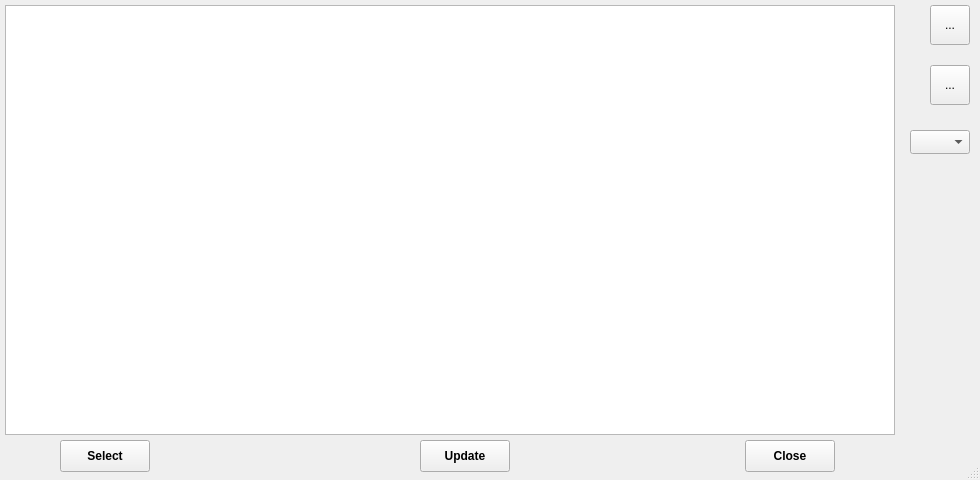
<?xml version="1.0" encoding="UTF-8"?>
<ui version="4.0">
 <class>SymbolListDialog</class>
 <widget class="QDialog" name="SymbolListDialog">
  <property name="windowModality">
   <enum>Qt::ApplicationModal</enum>
  </property>
  <property name="geometry">
   <rect>
    <x>0</x>
    <y>0</y>
    <width>980</width>
    <height>480</height>
   </rect>
  </property>
  <property name="sizePolicy">
   <sizepolicy hsizetype="Preferred" vsizetype="Preferred">
    <horstretch>0</horstretch>
    <verstretch>0</verstretch>
   </sizepolicy>
  </property>
  <property name="minimumSize">
   <size>
    <width>980</width>
    <height>480</height>
   </size>
  </property>
  <property name="maximumSize">
   <size>
    <width>980</width>
    <height>480</height>
   </size>
  </property>
  <property name="baseSize">
   <size>
    <width>980</width>
    <height>480</height>
   </size>
  </property>
  <property name="windowTitle">
   <string notr="true"/>
  </property>
  <property name="windowIcon">
   <iconset resource="../resources/ChartGeany.qrc">
    <normaloff>:/png/images/icons/PNG/Internet_Download.png</normaloff>:/png/images/icons/PNG/Internet_Download.png</iconset>
  </property>
  <property name="autoFillBackground">
   <bool>false</bool>
  </property>
  <property name="sizeGripEnabled">
   <bool>true</bool>
  </property>
  <property name="modal">
   <bool>true</bool>
  </property>
  <widget class="QTableWidget" name="tableWidget">
   <property name="geometry">
    <rect>
     <x>5</x>
     <y>5</y>
     <width>890</width>
     <height>430</height>
    </rect>
   </property>
   <property name="font">
    <font>
     <pointsize>9</pointsize>
     <weight>75</weight>
     <bold>true</bold>
    </font>
   </property>
   <property name="focusPolicy">
    <enum>Qt::ClickFocus</enum>
   </property>
   <property name="editTriggers">
    <set>QAbstractItemView::NoEditTriggers</set>
   </property>
   <property name="tabKeyNavigation">
    <bool>false</bool>
   </property>
   <property name="showDropIndicator" stdset="0">
    <bool>false</bool>
   </property>
   <property name="dragDropOverwriteMode">
    <bool>false</bool>
   </property>
   <property name="selectionBehavior">
    <enum>QAbstractItemView::SelectRows</enum>
   </property>
   <property name="sortingEnabled">
    <bool>true</bool>
   </property>
   <attribute name="verticalHeaderVisible">
    <bool>true</bool>
   </attribute>
   <attribute name="verticalHeaderHighlightSections">
    <bool>false</bool>
   </attribute>
  </widget>
  <widget class="QPushButton" name="closeButton">
   <property name="geometry">
    <rect>
     <x>745</x>
     <y>440</y>
     <width>90</width>
     <height>32</height>
    </rect>
   </property>
   <property name="font">
    <font>
     <pointsize>9</pointsize>
     <weight>75</weight>
     <bold>true</bold>
    </font>
   </property>
   <property name="focusPolicy">
    <enum>Qt::NoFocus</enum>
   </property>
   <property name="text">
    <string>Close</string>
   </property>
   <property name="autoDefault">
    <bool>false</bool>
   </property>
  </widget>
  <widget class="QToolButton" name="downToolButton">
   <property name="geometry">
    <rect>
     <x>930</x>
     <y>65</y>
     <width>40</width>
     <height>40</height>
    </rect>
   </property>
   <property name="focusPolicy">
    <enum>Qt::NoFocus</enum>
   </property>
   <property name="toolTip">
    <string>Scroll Down</string>
   </property>
   <property name="text">
    <string>...</string>
   </property>
   <property name="icon">
    <iconset resource="../resources/ChartGeany.qrc">
     <normaloff>:/png/images/icons/PNG/Button_Down.png</normaloff>:/png/images/icons/PNG/Button_Down.png</iconset>
   </property>
   <property name="iconSize">
    <size>
     <width>32</width>
     <height>32</height>
    </size>
   </property>
  </widget>
  <widget class="QToolButton" name="upToolButton">
   <property name="geometry">
    <rect>
     <x>930</x>
     <y>5</y>
     <width>40</width>
     <height>40</height>
    </rect>
   </property>
   <property name="focusPolicy">
    <enum>Qt::NoFocus</enum>
   </property>
   <property name="toolTip">
    <string>Scroll Up</string>
   </property>
   <property name="text">
    <string>...</string>
   </property>
   <property name="icon">
    <iconset resource="../resources/ChartGeany.qrc">
     <normaloff>:/png/images/icons/PNG/Button_Up.png</normaloff>:/png/images/icons/PNG/Button_Up.png</iconset>
   </property>
   <property name="iconSize">
    <size>
     <width>32</width>
     <height>32</height>
    </size>
   </property>
  </widget>
  <widget class="QPushButton" name="updateButton">
   <property name="geometry">
    <rect>
     <x>420</x>
     <y>440</y>
     <width>90</width>
     <height>32</height>
    </rect>
   </property>
   <property name="font">
    <font>
     <pointsize>9</pointsize>
     <weight>75</weight>
     <bold>true</bold>
    </font>
   </property>
   <property name="focusPolicy">
    <enum>Qt::NoFocus</enum>
   </property>
   <property name="text">
    <string>Update</string>
   </property>
   <property name="autoDefault">
    <bool>false</bool>
   </property>
  </widget>
  <widget class="QPushButton" name="selectButton">
   <property name="geometry">
    <rect>
     <x>60</x>
     <y>440</y>
     <width>90</width>
     <height>32</height>
    </rect>
   </property>
   <property name="font">
    <font>
     <pointsize>9</pointsize>
     <weight>75</weight>
     <bold>true</bold>
    </font>
   </property>
   <property name="focusPolicy">
    <enum>Qt::NoFocus</enum>
   </property>
   <property name="text">
    <string>Select</string>
   </property>
   <property name="autoDefault">
    <bool>false</bool>
   </property>
  </widget>
  <widget class="QComboBox" name="symbolFilterComboBox">
   <property name="geometry">
    <rect>
     <x>910</x>
     <y>130</y>
     <width>60</width>
     <height>24</height>
    </rect>
   </property>
   <property name="palette">
    <palette>
     <active>
      <colorrole role="Light">
       <brush brushstyle="SolidPattern">
        <color alpha="255">
         <red>48</red>
         <green>140</green>
         <blue>198</blue>
        </color>
       </brush>
      </colorrole>
      <colorrole role="BrightText">
       <brush brushstyle="SolidPattern">
        <color alpha="255">
         <red>48</red>
         <green>140</green>
         <blue>198</blue>
        </color>
       </brush>
      </colorrole>
      <colorrole role="Base">
       <brush brushstyle="SolidPattern">
        <color alpha="255">
         <red>48</red>
         <green>140</green>
         <blue>198</blue>
        </color>
       </brush>
      </colorrole>
      <colorrole role="HighlightedText">
       <brush brushstyle="SolidPattern">
        <color alpha="255">
         <red>48</red>
         <green>140</green>
         <blue>198</blue>
        </color>
       </brush>
      </colorrole>
      <colorrole role="NoRole">
       <brush brushstyle="SolidPattern">
        <color alpha="255">
         <red>48</red>
         <green>140</green>
         <blue>198</blue>
        </color>
       </brush>
      </colorrole>
     </active>
     <inactive>
      <colorrole role="Light">
       <brush brushstyle="SolidPattern">
        <color alpha="255">
         <red>48</red>
         <green>140</green>
         <blue>198</blue>
        </color>
       </brush>
      </colorrole>
      <colorrole role="BrightText">
       <brush brushstyle="SolidPattern">
        <color alpha="255">
         <red>48</red>
         <green>140</green>
         <blue>198</blue>
        </color>
       </brush>
      </colorrole>
      <colorrole role="Base">
       <brush brushstyle="SolidPattern">
        <color alpha="255">
         <red>48</red>
         <green>140</green>
         <blue>198</blue>
        </color>
       </brush>
      </colorrole>
      <colorrole role="HighlightedText">
       <brush brushstyle="SolidPattern">
        <color alpha="255">
         <red>48</red>
         <green>140</green>
         <blue>198</blue>
        </color>
       </brush>
      </colorrole>
      <colorrole role="NoRole">
       <brush brushstyle="SolidPattern">
        <color alpha="255">
         <red>48</red>
         <green>140</green>
         <blue>198</blue>
        </color>
       </brush>
      </colorrole>
     </inactive>
     <disabled>
      <colorrole role="Light">
       <brush brushstyle="SolidPattern">
        <color alpha="255">
         <red>48</red>
         <green>140</green>
         <blue>198</blue>
        </color>
       </brush>
      </colorrole>
      <colorrole role="BrightText">
       <brush brushstyle="SolidPattern">
        <color alpha="255">
         <red>48</red>
         <green>140</green>
         <blue>198</blue>
        </color>
       </brush>
      </colorrole>
      <colorrole role="Base">
       <brush brushstyle="SolidPattern">
        <color alpha="255">
         <red>255</red>
         <green>255</green>
         <blue>255</blue>
        </color>
       </brush>
      </colorrole>
      <colorrole role="HighlightedText">
       <brush brushstyle="SolidPattern">
        <color alpha="255">
         <red>48</red>
         <green>140</green>
         <blue>198</blue>
        </color>
       </brush>
      </colorrole>
      <colorrole role="NoRole">
       <brush brushstyle="SolidPattern">
        <color alpha="255">
         <red>48</red>
         <green>140</green>
         <blue>198</blue>
        </color>
       </brush>
      </colorrole>
     </disabled>
    </palette>
   </property>
   <property name="font">
    <font>
     <pointsize>10</pointsize>
     <weight>75</weight>
     <bold>true</bold>
    </font>
   </property>
   <property name="focusPolicy">
    <enum>Qt::ClickFocus</enum>
   </property>
   <property name="autoFillBackground">
    <bool>true</bool>
   </property>
   <property name="maxVisibleItems">
    <number>12</number>
   </property>
  </widget>
 </widget>
 <resources>
  <include location="../resources/ChartGeany.qrc"/>
 </resources>
 <connections/>
</ui>
